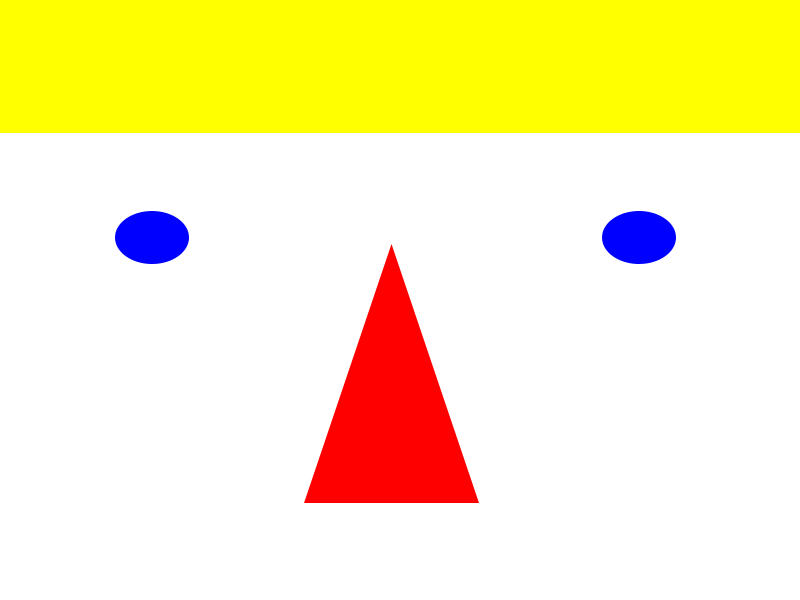
#> input picture TP3 - Diplomatura/imagenes/puros.png, 800 x 600 px, found by its file name
$ python TP3_Ejer8_OPENCV.py
#> lines starting #> are read from the running program, lines starting #| are printed output that depends on the picture; after the words box and inside, x2 and y2 are one past the last pixel; in counts of white or black regions, pixels touching at a corner belong together
# 8. Dada la imagen adjuntada en el práctico, llamada puros.jpg realizar un programita que
# transforme el triángulo rojo a un triáangulo amarillo. Observar que se tiene una imagen
# con colores planos puros.

import cv2 as cv
import numpy as np

imagen = cv.imread('imagenes\puros.png', 1)
#> imagen is the input picture: shape (600, 800, 3); mean B, G, R 186.4, 239.7, 251.7

imagen[np.where((imagen == [0, 0, 255]).all(axis = 2))] = [0, 255, 255]
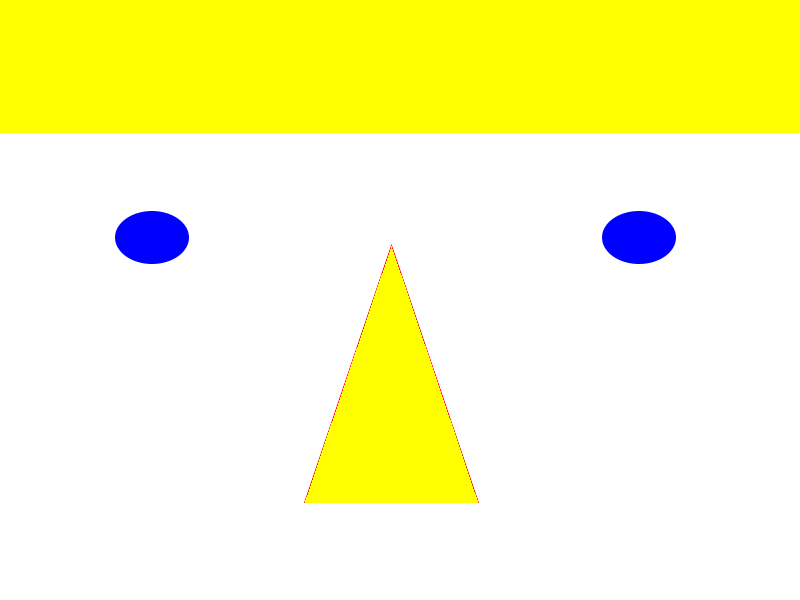
#> imagen: shape (600, 800, 3); 4.65% of pixels changed, all inside (x1, y1, x2, y2) = (305, 246, 478, 503)

cv.imwrite('imagenes\ejer8.png', imagen)

cv.imshow('', imagen)

cv.waitKey(0)

cv.destroyAllWindows()
